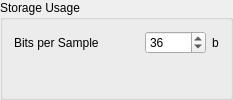
              <widget class="QGroupBox" name="groupBox_6">
               <property name="title">
                <string>Storage Usage</string>
               </property>
               <layout class="QFormLayout" name="formLayout_3">
                <item row="0" column="0">
                 <widget class="QLabel" name="label_11">
                  <property name="text">
                   <string>Bits per Sample</string>
                  </property>
                 </widget>
                </item>
                <item row="0" column="1">
                 <layout class="QHBoxLayout" name="horizontalLayout_12">
                  <item>
                   <spacer name="horizontalSpacer_13">
                    <property name="orientation">
                     <enum>Qt::Horizontal</enum>
                    </property>
                    <property name="sizeHint" stdset="0">
                     <size>
                      <width>40</width>
                      <height>20</height>
                     </size>
                    </property>
                   </spacer>
                  </item>
                  <item>
                   <widget class="QSpinBox" name="spinbox_bitspersample">
                    <property name="toolTip">
                     <string extracomment="Size of a single sample"/>
                    </property>
                    <property name="maximum">
                     <number>99999</number>
                    </property>
                    <property name="value">
                     <number>36</number>
                    </property>
                   </widget>
                  </item>
                  <item>
                   <widget class="QLabel" name="label_21">
                    <property name="text">
                     <string>b</string>
                    </property>
                   </widget>
                  </item>
                 </layout>
                </item>
               </layout>
              </widget>
